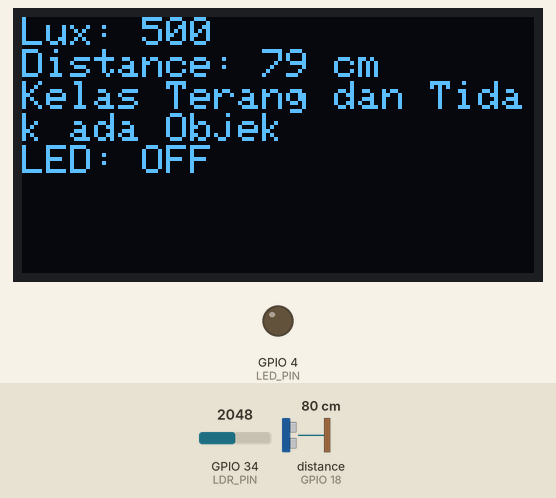
This sketch was run on a simulated ESP32. Shown: 128×64 one-colour display, output pins drawn as LEDs (lit = HIGH). Wiring (inferred from the names in the program): ultrasonic range finder: trigger GPIO 5; echo GPIO 18. Inputs (shaded band) come from the test bench; at power-on: GPIO 34 (LDR_PIN) = 2048, distance to the obstacle (sensor on GPIO 18) 80 cm. The echo pulse lasts 58.3 µs per cm; WiFi joins after 1.5 s; servers stay silent unless stated; the display library's start-up logo is not drawn; pins used as bus, display or sensor lines are not drawn; what the sketch prints to the serial monitor is not drawn.

Above: at 5.2 s.
5.3 s: GPIO 34 (LDR_PIN) set to 1997
At 6.4 s:
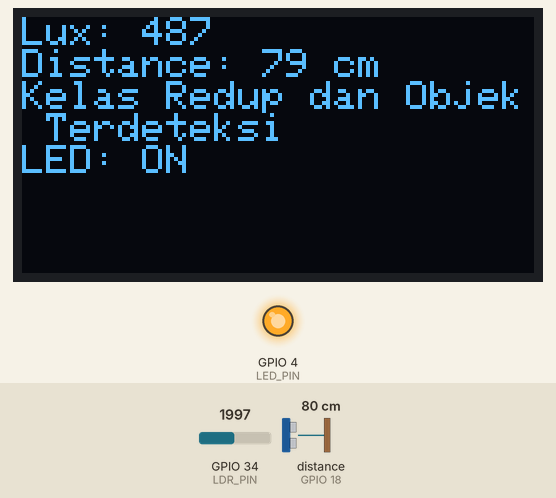
7.6 s: distance to the obstacle (sensor on GPIO 18) set to 2 cm
At 8.9 s:
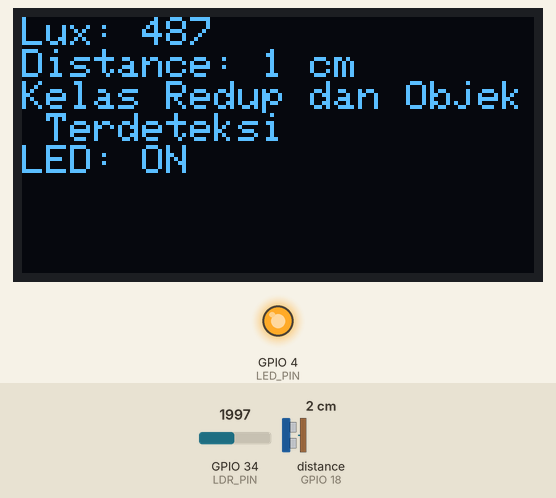
9.7 s: distance to the obstacle (sensor on GPIO 18) set to 97 cm
At 11.3 s:
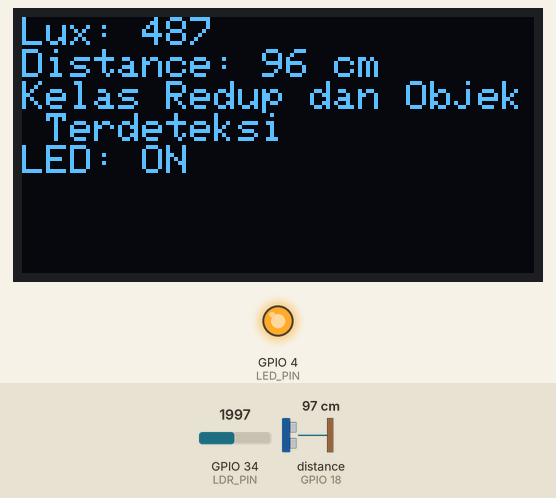
11.7 s: distance to the obstacle (sensor on GPIO 18) set to 105 cm
At 12.9 s:
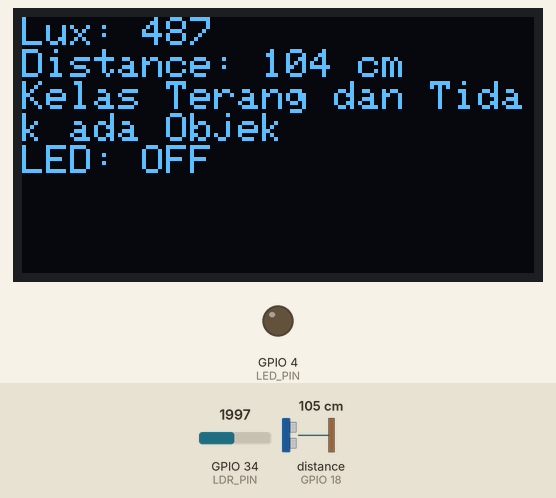
13.8 s: GPIO 34 (LDR_PIN) set to 2047
At 15.6 s:
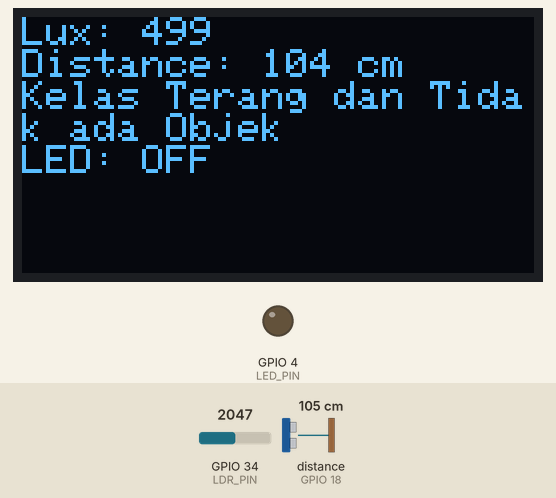
15.9 s: GPIO 34 (LDR_PIN) set to 1228
At 17.2 s:
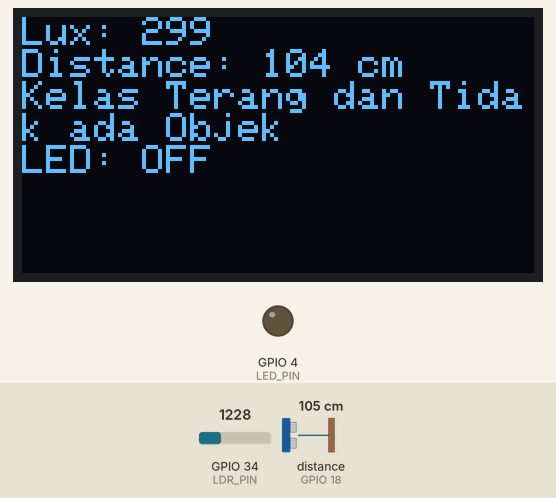
Timing chart, 0 to 18.9 s (numbered marks = the images above; inputs shaded):
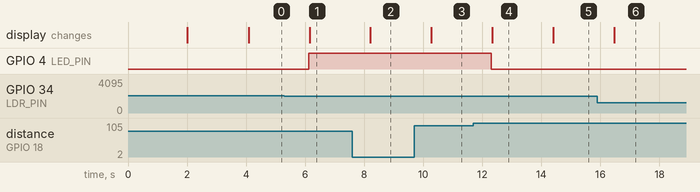

Measured:
- the behaviour switches between 2048 and 2047 on GPIO 34 (LDR_PIN) (found by bisection; images 0 and 1)
- the behaviour switches between 100 and 101 cm on distance to the obstacle (sensor on GPIO 18) (found by bisection; images 3 and 4)
- after the input at 5.3 s, GPIO 4 (LED_PIN): LOW → HIGH after 0.83 s; the display: changes after 0.85 s (image 1)
- after the input at 7.6 s, the display: changes after 0.61 s (image 2)
- after the input at 9.7 s, the display: changes after 0.57 s (image 3)
- after the input at 11.7 s, GPIO 4 (LED_PIN): HIGH → LOW after 0.61 s; the display: changes after 0.64 s (image 4)
- after the input at 13.8 s, the display: changes after 0.60 s (image 5)
- after the input at 15.9 s, the display: changes after 0.57 s (image 6)

The sketch:

esp32_lighting.ino
```cpp
#include <Wire.h>
#include <Adafruit_GFX.h>
#include <Adafruit_SSD1306.h>
#include <WiFi.h>


#define SCREEN_WIDTH 128
#define SCREEN_HEIGHT 64
#define OLED_RESET    -1
Adafruit_SSD1306 display(SCREEN_WIDTH, SCREEN_HEIGHT, &Wire, OLED_RESET);

#define LDR_PIN        34  // LDR connected to analog pin 34
#define TRIG_PIN       5  // HCSR04 Trig pin connected to digital pin 13
#define ECHO_PIN       18  // HCSR04 Echo pin connected to digital pin 12
#define LED_PIN        4  // LED connected to digital pin 14

// Threshold values
#define LUX_THRESHOLD  500  // Threshold for dim light
#define DIST_THRESHOLD 100  // Threshold distance in cm
const char ssid[] = "IKBARA54";
const char pass[] = "12345678";
void setup() {
  Serial.begin(115200);
  WiFi.begin(ssid, pass);
  Serial.print("Connecting to Wi-Fi");

  while (WiFi.status() != WL_CONNECTED) {
    delay(1000);
    Serial.print(".");
  }
  Serial.println();
  Serial.println("Wi-Fi Connected!");

  pinMode(LED_PIN, OUTPUT);
  pinMode(TRIG_PIN, OUTPUT);
  pinMode(ECHO_PIN, INPUT);

  // Serial.begin(115200);

  // Initialize OLED display
  if (!display.begin(SSD1306_SWITCHCAPVCC, 0x3C)) {
    Serial.println(F("SSD1306 allocation failed"));
    for (;;);
  }
  display.display();
  delay(2000);
  display.clearDisplay();
}

void loop() {
  // Read LDR value
  int ldrValue = analogRead(LDR_PIN);
  int lux = map(ldrValue, 0, 4095, 0, 1000);  // Convert to a scale of 0 to 1000

  // Read HCSR04 value
  long duration, distance;
  digitalWrite(TRIG_PIN, LOW);
  delayMicroseconds(2);
  digitalWrite(TRIG_PIN, HIGH);
  delayMicroseconds(10);
  digitalWrite(TRIG_PIN, LOW);
  duration = pulseIn(ECHO_PIN, HIGH);
  distance = duration * 0.034 / 2;  // Convert to cm

  // Determine LED state and display message
  String message = "";
  if (lux < LUX_THRESHOLD && distance < DIST_THRESHOLD) {
    digitalWrite(LED_PIN, HIGH);
    message = "Kelas Redup dan Objek Terdeteksi\nLED: ON";
  } else {
    digitalWrite(LED_PIN, LOW);
    message = "Kelas Terang dan Tidak ada Objek\nLED: OFF";
  }

  // Display the conditions on OLED
  display.clearDisplay();
  display.setTextSize(1);
  display.setTextColor(SSD1306_WHITE);
  display.setCursor(0, 0);
  display.print("Lux: ");
  display.print(lux);
  display.print("\nDistance: ");
  display.print(distance);
  display.print(" cm\n");
  display.print(message);
  display.display();

  // Debug output
  Serial.print("Lux: ");
  Serial.print(lux);
  Serial.print(" - Distance: ");
  Serial.print(distance);
  Serial.print(" cm - ");
  Serial.println(message);

  delay(1000);  // Delay for a second before next reading
}
```
